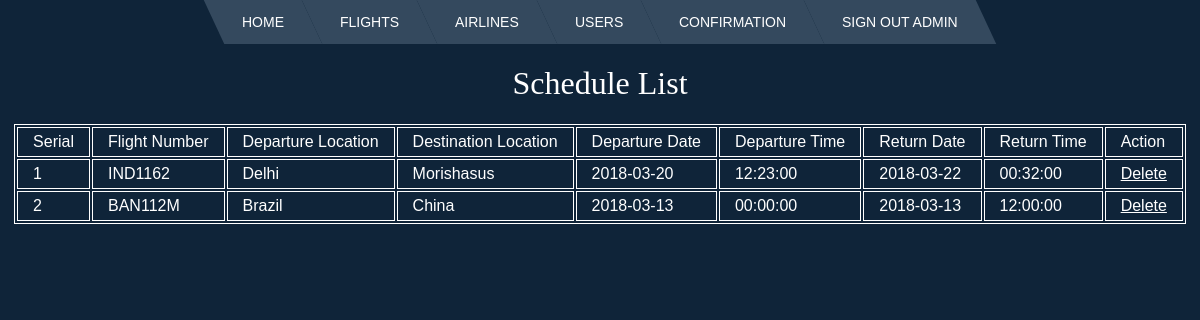
The app's page /showschedule.php (signed in) with its own data.
### tables this page shows
CREATE TABLE `schedule` (
  `id` int(11) NOT NULL,
  `planeName` varchar(255) NOT NULL,
  `fromLoc` int(11) NOT NULL,
  `toLoc` int(11) NOT NULL,
  `depDate` date NOT NULL,
  `depTime` time NOT NULL,
  `retDate` date NOT NULL,
  `retTime` time NOT NULL,
  `seat` int(11) NOT NULL
);

CREATE TABLE `location` (
  `id` int(11) NOT NULL,
  `Name` varchar(255) NOT NULL
);

CREATE TABLE `retlocation` (
  `id` int(11) NOT NULL,
  `Name` varchar(255) NOT NULL
);

### showschedule.php (the view, shortened to what this page needs)
<!DOCTYPE html>
<html>
<head>
	<link href="//db.onlinewebfonts.com/c/a4e256ed67403c6ad5d43937ed48a77b?family=Core+Sans+N+W01+35+Light" rel="stylesheet" type="text/css"/>
<link rel="stylesheet" href="css/form.css" type="text/css">
</head>
	<?php include 'header/headerAdmin.php'; ?>
	<center>
		<h1>Schedule List</h1>
		<table>
			<tr>
				<td>
					<label>Serial</label>
				</td>
				<td>
					<label>Flight Number</label>
				</td>
				<td>
					<label>Departure Location</label>
				</td>
				<td>
					<label>Destination Location</label>
				</td>
				<td>
					<label>Departure Date</label>
				</td>
				<td>
					<label>Departure Time</label>
				</td>
				<td>
					<label>Return Date</label>
				</td>
				<td>
					<label>Return Time</label>
				</td>
				<td>
					<label>Action</label>
				</td>
			</tr>
			<?php
                    $sql="SELECT `schedule`.`id`,`schedule`.`fromLoc`, `schedule`.`toLoc`,`schedule`.`planeName`, `location`.`Name` as `loc`, `schedule`.`depDate` , `retlocation`.`Name` as `retloc`, `schedule`.`retDate`, `schedule`.`retTime`, `schedule`.`depTime` FROM `sas`.`schedule` INNER JOIN `location` ON `schedule`.`fromLoc` = `location`.`id` INNER JOIN `retlocation` ON `schedule`.`toLoc` = `retlocation`.`id`";
                    $result=  mysqli_query($conn, $sql);
                    $sl = 1;
                    if(mysqli_num_rows($result)){
                        while ($row=mysqli_fetch_assoc($result)){
                ?>
                <tr>
                	<td>
                        <?php echo $sl++;?>
                    </td>
                    <td>
                        <?php echo $row['planeName'];?>
                    </td>
                    <td>
                        <?php echo $row['loc'];?>
                    </td>
                    <td>
                        <?php echo $row['retloc'];?>
                    </td>
                    <td>
                        <?php echo $row['depDate'];?>
                    </td>
                    <td>
                        <?php echo $row['depTime'];?>
                    </td>
                    <td>
                        <?php echo $row['retDate'];?>
                    </td>
                    <td>
                        <?php echo $row['retTime'];?>
                    </td>
                    <td class="hideforpdf">
                        <a href="deleteShcedule.php?id=<?php echo $row['id'];?>">Delete</a>
                    </td>
                </tr>
                <?php
                        }
                    }
                ?>
		</table>
	</center>
<body>
</body>
</html>

### header/headerAdmin.php (shortened to what this page needs)
<!DOCTYPE html>
<html>
<head>
	<link rel="stylesheet" type="text/css" href="./css/headercss.css">
</head>
<body>
<ul class="menu cf">
  <li><a href="./adminpage.php">Home</a></li>
  <li>
    <a href="">Flights</a>
  </li>
  <li><a href="./airlines.php">Airlines</a></li>
  <li><a href="./userList.php">Users</a></li>
  <li>
    <a href="./confirmationAdmin.php">Confirmation</a>
  </li>
  <li><a href="logout.php">Sign Out<?php if(isset($_SESSION['adminname']))echo " ".$_SESSION['adminname']?></a></li>
</ul>
</body>
</body>
</html>

### css/form.css (style rules this page uses)
* { margin:0; padding:0; }
h1 { font-size: 2em; font-family: "Core Sans N W01 35 Light"; font-weight: normal; margin: .67em 0; display: block; }
body { color: #fff; background-color:#f0f0f0; font-family:helvetica; background:url('http://clevertechie.com/img/bnet-bg.jpg') #0f2439 no-repeat center top; }

### css/headercss.css (style rules this page uses)
.cf:before, .cf:after { content: " "; display: table; }
.cf:after { clear: both; }
.cf { *zoom: 1; }
.menu, .submenu { margin: 0; padding: 0; list-style: none; }
.menu { margin: 0px auto; width: auto; width: -moz-fit-content; width: -webkit-fit-content; width: fit-content; }
.menu > li { background: #34495e; float: left; position: relative; transform: skewX(25deg); }
.menu a { display: block; color: #fff; text-transform: uppercase; text-decoration: none; font-family: Arial, Helvetica; font-size: 14px; }
.menu > li > a { transform: skewX(-25deg); padding: 1em 2em; }

### showschedule.php (style rules this page uses)
table { border: 1px solid white; }
tr { border: 1px solid white; }
td { border: 1px solid white; padding-top: 5px; padding-bottom: 5px; padding-left: 15px; padding-right: 15px; }
table td a { color: white; }

### records on screen
schedule: planeName "IND1162", fromLoc.Name "Delhi", toLoc.Name "Morishasus", depDate "2018-03-20", depTime "12:23:00", retDate "2018-03-22", retTime "00:32:00"
schedule: planeName "BAN112M", fromLoc.Name "Brazil", toLoc.Name "China", depDate "2018-03-13", depTime "00:00:00", retDate "2018-03-13", retTime "12:00:00"

### other values on screen
$_SESSION['adminname'] "ADMIN"
